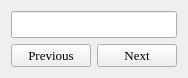
<?xml version="1.0" encoding="UTF-8"?>
<ui version="4.0">
 <class>TextFinder</class>
 <widget class="QWidget" name="TextFinder">
  <property name="geometry">
   <rect>
    <x>0</x>
    <y>0</y>
    <width>176</width>
    <height>74</height>
   </rect>
  </property>
  <property name="windowTitle">
   <string>Find Text</string>
  </property>
  <layout class="QVBoxLayout" name="verticalLayout">
   <item>
    <widget class="QLineEdit" name="textToFind">
     <property name="font">
      <font>
       <family>Times New Roman</family>
       <pointsize>12</pointsize>
      </font>
     </property>
    </widget>
   </item>
   <item>
    <layout class="QHBoxLayout" name="horizontalLayout">
     <item>
      <widget class="QPushButton" name="previousButton">
       <property name="font">
        <font>
         <family>Times New Roman</family>
         <pointsize>10</pointsize>
        </font>
       </property>
       <property name="text">
        <string>Previous</string>
       </property>
      </widget>
     </item>
     <item>
      <widget class="QPushButton" name="nextButton">
       <property name="font">
        <font>
         <family>Times New Roman</family>
         <pointsize>10</pointsize>
        </font>
       </property>
       <property name="text">
        <string>Next</string>
       </property>
      </widget>
     </item>
    </layout>
   </item>
  </layout>
 </widget>
 <resources/>
 <connections/>
</ui>
